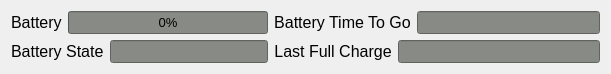
   <widget class="QWidget" name="layoutWidget">
    <property name="geometry">
     <rect>
      <x>10</x>
      <y>190</y>
      <width>611</width>
      <height>64</height>
     </rect>
    </property>
    <layout class="QGridLayout" name="gridLayout_12">
     <item row="0" column="0">
      <layout class="QFormLayout" name="formLayout_14">
       <item row="0" column="0">
        <widget class="QLabel" name="Batt_SOC_Label">
         <property name="minimumSize">
          <size>
           <width>0</width>
           <height>0</height>
          </size>
         </property>
         <property name="maximumSize">
          <size>
           <width>80</width>
           <height>16777215</height>
          </size>
         </property>
         <property name="font">
          <font>
           <pointsize>12</pointsize>
          </font>
         </property>
         <property name="text">
          <string>Battery</string>
         </property>
        </widget>
       </item>
       <item row="0" column="1">
        <widget class="QProgressBar" name="Batt_SOC_progressBar">
         <property name="sizePolicy">
          <sizepolicy hsizetype="Fixed" vsizetype="Fixed">
           <horstretch>0</horstretch>
           <verstretch>0</verstretch>
          </sizepolicy>
         </property>
         <property name="minimumSize">
          <size>
           <width>200</width>
           <height>0</height>
          </size>
         </property>
         <property name="font">
          <font>
           <pointsize>10</pointsize>
           <weight>50</weight>
           <bold>false</bold>
          </font>
         </property>
         <property name="autoFillBackground">
          <bool>false</bool>
         </property>
         <property name="styleSheet">
          <string notr="true">background-color: rgb(136, 138, 133);
color: rgb(0, 0, 0);
selection-background-color: rgb(36, 232, 20);</string>
         </property>
         <property name="value">
          <number>0</number>
         </property>
         <property name="textVisible">
          <bool>true</bool>
         </property>
         <property name="invertedAppearance">
          <bool>false</bool>
         </property>
         <property name="textDirection">
          <enum>QProgressBar::BottomToTop</enum>
         </property>
        </widget>
       </item>
      </layout>
     </item>
     <item row="0" column="1">
      <layout class="QHBoxLayout" name="horizontalLayout_13">
       <item>
        <widget class="QLabel" name="Time_To_Go_Label">
         <property name="font">
          <font>
           <pointsize>12</pointsize>
          </font>
         </property>
         <property name="text">
          <string>Battery Time To Go</string>
         </property>
         <property name="alignment">
          <set>Qt::AlignCenter</set>
         </property>
        </widget>
       </item>
       <item>
        <widget class="QLineEdit" name="Time_To_Go_lineEdit">
         <property name="font">
          <font>
           <pointsize>10</pointsize>
           <weight>50</weight>
           <bold>false</bold>
          </font>
         </property>
         <property name="autoFillBackground">
          <bool>false</bool>
         </property>
         <property name="styleSheet">
          <string notr="true">background-color: rgb(136, 138, 133);</string>
         </property>
         <property name="alignment">
          <set>Qt::AlignCenter</set>
         </property>
        </widget>
       </item>
      </layout>
     </item>
     <item row="1" column="0">
      <layout class="QFormLayout" name="formLayout_15">
       <item row="0" column="0">
        <widget class="QLabel" name="Batt_State_Label">
         <property name="minimumSize">
          <size>
           <width>0</width>
           <height>0</height>
          </size>
         </property>
         <property name="font">
          <font>
           <pointsize>12</pointsize>
          </font>
         </property>
         <property name="text">
          <string>Battery State</string>
         </property>
         <property name="alignment">
          <set>Qt::AlignLeading|Qt::AlignLeft|Qt::AlignVCenter</set>
         </property>
        </widget>
       </item>
       <item row="0" column="1">
        <widget class="QLineEdit" name="Batt_State_lineEdit">
         <property name="sizePolicy">
          <sizepolicy hsizetype="Minimum" vsizetype="Fixed">
           <horstretch>0</horstretch>
           <verstretch>0</verstretch>
          </sizepolicy>
         </property>
         <property name="font">
          <font>
           <family>Monospace</family>
           <pointsize>10</pointsize>
           <weight>75</weight>
           <bold>true</bold>
          </font>
         </property>
         <property name="acceptDrops">
          <bool>true</bool>
         </property>
         <property name="autoFillBackground">
          <bool>false</bool>
         </property>
         <property name="styleSheet">
          <string notr="true">background-color: rgb(136, 138, 133);</string>
         </property>
         <property name="alignment">
          <set>Qt::AlignCenter</set>
         </property>
         <property name="readOnly">
          <bool>true</bool>
         </property>
        </widget>
       </item>
      </layout>
     </item>
     <item row="1" column="1">
      <layout class="QHBoxLayout" name="horizontalLayout_14">
       <item>
        <widget class="QLabel" name="Last_Full_Charge_Label">
         <property name="minimumSize">
          <size>
           <width>0</width>
           <height>23</height>
          </size>
         </property>
         <property name="font">
          <font>
           <pointsize>12</pointsize>
          </font>
         </property>
         <property name="text">
          <string>Last Full Charge</string>
         </property>
         <property name="alignment">
          <set>Qt::AlignCenter</set>
         </property>
        </widget>
       </item>
       <item>
        <widget class="QLineEdit" name="Last_Full_Charge_lineEdit">
         <property name="font">
          <font>
           <pointsize>10</pointsize>
           <weight>50</weight>
           <bold>false</bold>
          </font>
         </property>
         <property name="autoFillBackground">
          <bool>false</bool>
         </property>
         <property name="styleSheet">
          <string notr="true">background-color: rgb(136, 138, 133);</string>
         </property>
         <property name="alignment">
          <set>Qt::AlignCenter</set>
         </property>
        </widget>
       </item>
      </layout>
     </item>
    </layout>
   </widget>
